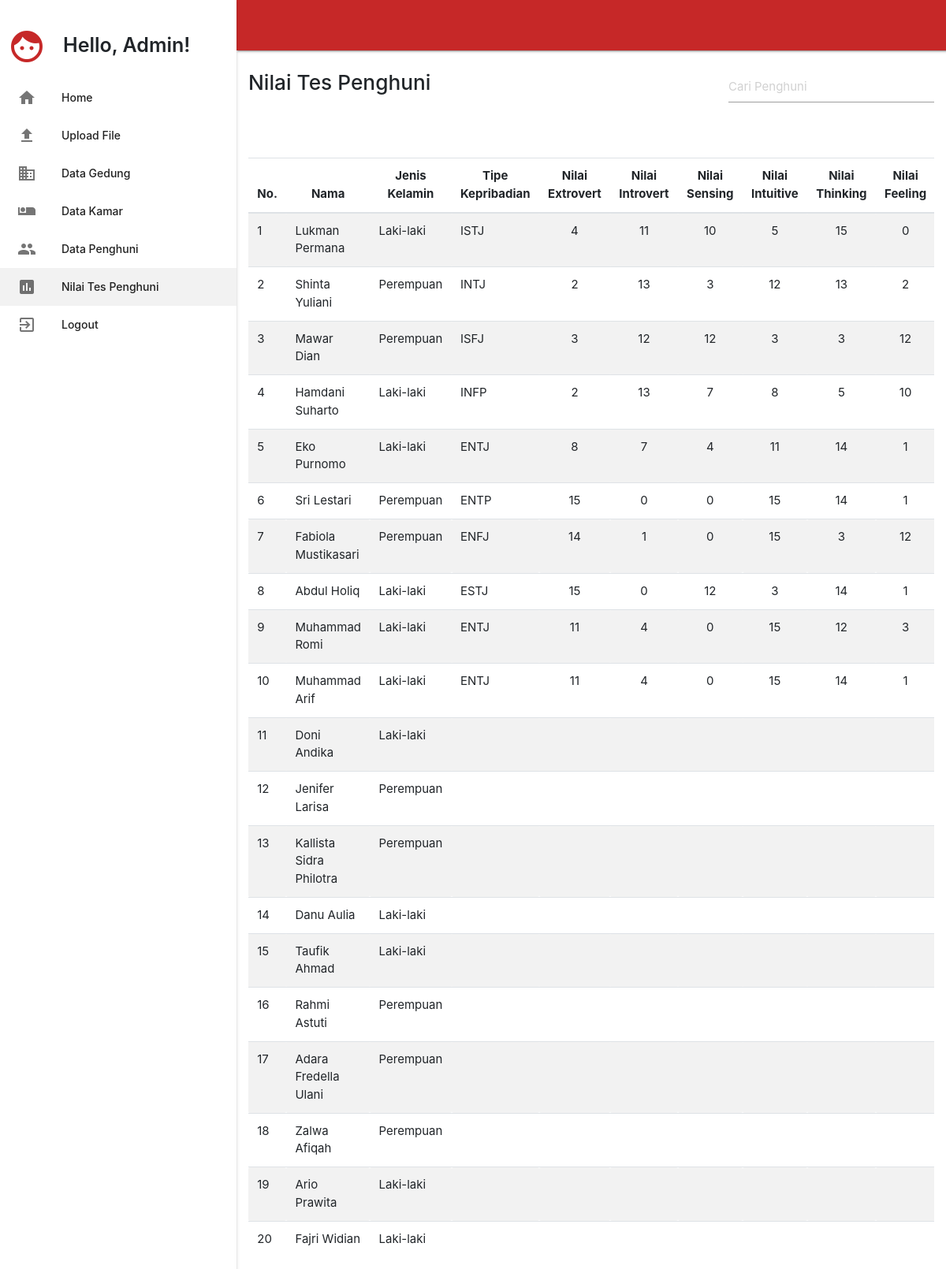
The app's page /index.php/admin/detailnilai with its own data.
### tables this page shows
CREATE TABLE `tbhasiltes` (
  `id_hasil` int(11) NOT NULL,
  `id_penghuni` int(11) NOT NULL,
  `nilai_e` int(11) NOT NULL,
  `nilai_i` int(11) NOT NULL,
  `nilai_s` int(11) NOT NULL,
  `nilai_n` int(11) NOT NULL,
  `nilai_t` int(11) NOT NULL,
  `nilai_f` int(11) NOT NULL,
  `nilai_j` int(11) NOT NULL,
  `nilai_p` int(11) NOT NULL,
  `tipe_kepribadian` varchar(11) DEFAULT NULL
);

CREATE TABLE `tbpenghuni` (
  `id_penghuni` int(11) NOT NULL,
  `nama_penghuni` varchar(200) NOT NULL,
  `jenis_kelamin` varchar(200) NOT NULL,
  `program_studi` varchar(200) NOT NULL,
  `nomor_hp` varchar(200) NOT NULL,
  `kota` varchar(200) NOT NULL,
  `username` varchar(50) NOT NULL,
  `password` varchar(50) NOT NULL
);

### application/controllers/Admin.php (called while the page is built, shortened)
<?php
class Admin extends CI_Controller {
    public function detailnilai(){
        $this->load->model('dashboard');
        $data['nilai'] = $this->dashboard->get_datapenghuni()->result();
        $this->load->view('detailnilai', $data);
    }
}
?>

### index.php (called while the page is built, shortened)
<?php
require_once BASEPATH.'core/CodeIgniter.php';

### application/models/Dashboard.php (called while the page is built, shortened)
<?php
class Dashboard extends CI_Model {
    public function get_datapenghuni(){
        $query = $this->db->query("SELECT * FROM tbpenghuni LEFT JOIN tbhasiltes ON tbpenghuni.id_penghuni=tbhasiltes.id_penghuni");
        return $query;
    }
}
?>

### application/views/detailnilai.php (the view, shortened to what this page needs)
<!DOCTYPE html>
<html>
<head>
  <link type="text/css" rel="stylesheet" href='<?php echo base_url();?>css/materialize.css'>
  <link type="text/css" rel="stylesheet" href="<?php echo base_url();?>css/custom.css"  media="screen,projection"/>
  <link rel="stylesheet" href="https://maxcdn.bootstrapcdn.com/bootstrap/4.0.0/css/bootstrap.min.css">
</head>
<body>
  <main>
  <div class="navbar-fixed">
    <nav class=" red darken-3">
    </nav>
  </div>
    <ul class="side-nav fixed">
      <div class="vc_empty_space" style="height: 25px"><span class="vc_empty_space_inner"></span></div>
      <div class="user-panel">
        <div class="pull-left image">
          <i class="material-icons admin md-48" alt="user-image">face </i>
        </div>
        <div class="pull-left info">
          <p>Hello, Admin!</p>
        </div>
      </div>
      <li class="white"><a href="<?php echo site_url();?>/admin/dashboard"><i class="material-icons">home</i>Home</a></li>
      <li class="white"><a href="<?php echo site_url();?>/upload/index"><i class="material-icons">file_upload</i>Upload File</a></li>
      <li class="white"><a href="<?php echo site_url();?>/admin/datagedung"><i class="material-icons">business</i>Data Gedung</a></li>
      <li class="white"><a href="<?php echo site_url();?>/admin/datakamar"><i class="material-icons">airline_seat_individual_suite</i>Data Kamar</a></li>
      <li class="white"><a href="<?php echo site_url();?>/admin/datapenghuni"><i class="material-icons">people</i>Data Penghuni</a></li>
      <li class="active"><a href="#"><i class="material-icons">assessment</i>Nilai Tes Penghuni</a></li>
      <li class="white"><a href="<?php echo site_url();?>/admin/admin_logout"><i class="material-icons">exit_to_app</i>Logout</a></li>
    </ul>
    <div class="container">
      <div class="section no-pad-bot" id="index-banner">
        <div class="vc_empty_space" style="height: 10px"><span class="vc_empty_space_inner"></span></div>
        <input type="text"  id="myInput" onkeyup="mySearchFunction()" placeholder="Cari Penghuni" style="width:30%;height:40px;float: right;">
        <h3>Nilai Tes Penghuni</h3>
        <div class="vc_empty_space" style="height: 15px"><span class="vc_empty_space_inner"></span></div>
        <div class="pmd-card pmd-z-depth pmd-card-custom-view">
          <div class="table-responsive">
            <div class="vc_empty_space" style="height: 50px"><span class="vc_empty_space_inner"></span></div>
            <table id="tabelpenghuni" class="table pmd-table table-hover table-striped display responsive nowrap" cellspacing="0" width="100%">
              <thead class="center">
                <tr>
                  <th>No.</th>
                  <th>Nama</th>
                  <th>Jenis Kelamin</th>
                  <th>Tipe Kepribadian</th>
                  <th>Nilai Extrovert</th>
                  <th>Nilai Introvert</th>
                  <th>Nilai Sensing</th>
                  <th>Nilai Intuitive</th>
                  <th>Nilai Thinking</th>
                  <th>Nilai Feeling</th>
                </tr>
              </thead>
              <tbody>
                <?php
                $numbering=1;
               foreach($nilai as $row)
                {
                ?>
                <td><?php echo $numbering; $numbering++?></td>
                <td><?php echo $row->nama_penghuni;?></td>
                <td><?php echo $row->jenis_kelamin;?></td>
                <td><?php echo $row->tipe_kepribadian;?></td>
                <td class="center"><?php echo $row->nilai_e;?></td>
                <td class="center"><?php echo $row->nilai_i;?></td>
                <td class="center"><?php echo $row->nilai_s;?></td>
                <td class="center"><?php echo $row->nilai_n;?></td>
                <td class="center"><?php echo $row->nilai_t;?></td>
                <td class="center"><?php echo $row->nilai_f;?></td>
                <?php
                }
                ?>
              </tbody>
            </table>
          </div>
        </div>
      </div>
    </div>
  </main>
</body>
</html>

### css/custom.css (style rules this page uses)
header, main { padding-left: 300px; }
.material-icons.admin { color: #c62828; }
.material-icons.md-48 { font-size: 48px; }
.side-nav li>a { padding: 0 22px; }
.user-panel { position: relative; width: 100%; padding: 10px; overflow: hidden; }
.user-panel > .info { padding: 0 5px 5px 5px; line-height: 1; position: absolute; left: 75px; top: 20px; }
.user-panel > .info > p { font-weight: 600; font-size: 25px; margin-bottom: 9px; }

### records on screen
tbhasiltes: id_penghuni.nama_penghuni "Lukman Permana", id_penghuni.jenis_kelamin "Laki-laki", tipe_kepribadian "ISTJ", nilai_e "4", nilai_i "11", nilai_s "10", nilai_n "5", nilai_t "15", nilai_f "0"
tbhasiltes: id_penghuni.nama_penghuni "Shinta Yuliani", id_penghuni.jenis_kelamin "Perempuan", tipe_kepribadian "INTJ", nilai_e "2", nilai_i "13", nilai_s "3", nilai_n "12", nilai_t "13", nilai_f "2"
tbhasiltes: id_penghuni.nama_penghuni "Mawar Dian", id_penghuni.jenis_kelamin "Perempuan", tipe_kepribadian "ISFJ", nilai_e "3", nilai_i "12", nilai_s "12", nilai_n "3", nilai_t "3", nilai_f "12"
tbhasiltes: id_penghuni.nama_penghuni "Hamdani Suharto", id_penghuni.jenis_kelamin "Laki-laki", tipe_kepribadian "INFP", nilai_e "2", nilai_i "13", nilai_s "7", nilai_n "8", nilai_t "5", nilai_f "10"
tbhasiltes: id_penghuni.nama_penghuni "Eko Purnomo", id_penghuni.jenis_kelamin "Laki-laki", tipe_kepribadian "ENTJ", nilai_e "8", nilai_i "7", nilai_s "4", nilai_n "11", nilai_t "14", nilai_f "1"
tbhasiltes: id_penghuni.nama_penghuni "Sri Lestari", id_penghuni.jenis_kelamin "Perempuan", tipe_kepribadian "ENTP", nilai_e "15", nilai_i "0", nilai_s "0", nilai_n "15", nilai_t "14", nilai_f "1"
tbhasiltes: id_penghuni.nama_penghuni "Fabiola Mustikasari", id_penghuni.jenis_kelamin "Perempuan", tipe_kepribadian "ENFJ", nilai_e "14", nilai_i "1", nilai_s "0", nilai_n "15", nilai_t "3", nilai_f "12"
tbhasiltes: id_penghuni.nama_penghuni "Abdul Holiq", id_penghuni.jenis_kelamin "Laki-laki", tipe_kepribadian "ESTJ", nilai_e "15", nilai_i "0", nilai_s "12", nilai_n "3", nilai_t "14", nilai_f "1"
tbhasiltes: id_penghuni.nama_penghuni "Muhammad Romi", id_penghuni.jenis_kelamin "Laki-laki", tipe_kepribadian "ENTJ", nilai_e "11", nilai_i "4", nilai_s "0", nilai_n "15", nilai_t "12", nilai_f "3"
tbhasiltes: id_penghuni.nama_penghuni "Muhammad Arif", id_penghuni.jenis_kelamin "Laki-laki", tipe_kepribadian "ENTJ", nilai_e "11", nilai_i "4", nilai_s "0", nilai_n "15", nilai_t "14", nilai_f "1"
tbpenghuni: nama_penghuni "Doni Andika", jenis_kelamin "Laki-laki"
tbpenghuni: nama_penghuni "Jenifer Larisa", jenis_kelamin "Perempuan"
tbpenghuni: nama_penghuni "Kallista Sidra Philotra", jenis_kelamin "Perempuan"
tbpenghuni: nama_penghuni "Danu Aulia", jenis_kelamin "Laki-laki"
tbpenghuni: nama_penghuni "Taufik Ahmad", jenis_kelamin "Laki-laki"
tbpenghuni: nama_penghuni "Rahmi Astuti", jenis_kelamin "Perempuan"
tbpenghuni: nama_penghuni "Adara Fredella Ulani", jenis_kelamin "Perempuan"
tbpenghuni: nama_penghuni "Zalwa Afiqah", jenis_kelamin "Perempuan"
tbpenghuni: nama_penghuni "Ario Prawita", jenis_kelamin "Laki-laki"
tbpenghuni: nama_penghuni "Fajri Widian", jenis_kelamin "Laki-laki"
